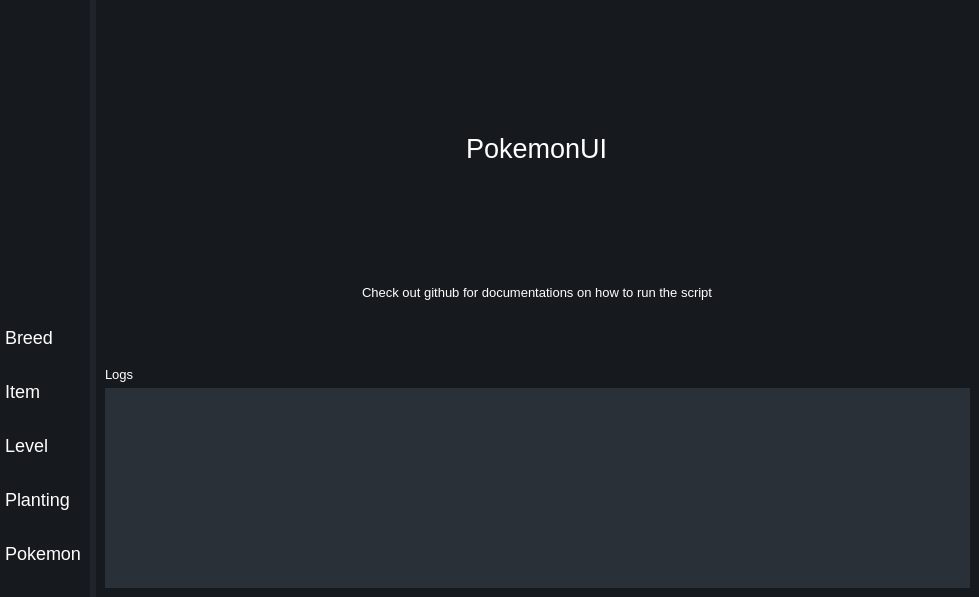
<?xml version="1.0" encoding="UTF-8"?>
<ui version="4.0">
 <class>MainWindow</class>
 <widget class="QMainWindow" name="MainWindow">
  <property name="geometry">
   <rect>
    <x>0</x>
    <y>0</y>
    <width>979</width>
    <height>597</height>
   </rect>
  </property>
  <property name="windowTitle">
   <string>MainWindow</string>
  </property>
  <property name="styleSheet">
   <string notr="true">*{
	border: none;
	background-color: transparent;
	background: none;
	padding: 0;
	margin: 0;
	color: #fff;
}
#centralwidget{
	background-color: #1f232a;
}
#featurecontainer{
	background-color: #16191d;
}
#MainContainer{
	background-color: #16191d;
}</string>
  </property>
  <widget class="QWidget" name="centralwidget">
   <layout class="QHBoxLayout" name="horizontalLayout">
    <property name="leftMargin">
     <number>0</number>
    </property>
    <property name="topMargin">
     <number>0</number>
    </property>
    <property name="rightMargin">
     <number>0</number>
    </property>
    <property name="bottomMargin">
     <number>0</number>
    </property>
    <item alignment="Qt::AlignLeft">
     <widget class="QWidget" name="featurecontainer" native="true">
      <layout class="QVBoxLayout" name="verticalLayout">
       <property name="spacing">
        <number>0</number>
       </property>
       <property name="leftMargin">
        <number>0</number>
       </property>
       <property name="topMargin">
        <number>0</number>
       </property>
       <property name="rightMargin">
        <number>0</number>
       </property>
       <property name="bottomMargin">
        <number>0</number>
       </property>
       <item alignment="Qt::AlignTop">
        <widget class="QWidget" name="configsubcontainer" native="true">
         <property name="styleSheet">
          <string notr="true">QPushButton{
	padding: 2px, 5px;
}</string>
         </property>
         <layout class="QVBoxLayout" name="verticalLayout_4">
          <item>
           <widget class="QPushButton" name="homeBtn">
            <property name="text">
             <string/>
            </property>
            <property name="icon">
             <iconset resource="resources.qrc">
              <normaloff>:/feather/feather/home.svg</normaloff>:/feather/feather/home.svg</iconset>
            </property>
            <property name="iconSize">
             <size>
              <width>30</width>
              <height>30</height>
             </size>
            </property>
           </widget>
          </item>
          <item>
           <widget class="QPushButton" name="settingsBtn">
            <property name="text">
             <string/>
            </property>
            <property name="icon">
             <iconset resource="resources.qrc">
              <normaloff>:/feather/feather/settings.svg</normaloff>:/feather/feather/settings.svg</iconset>
            </property>
            <property name="iconSize">
             <size>
              <width>30</width>
              <height>30</height>
             </size>
            </property>
           </widget>
          </item>
         </layout>
        </widget>
       </item>
       <item>
        <widget class="QWidget" name="scriptscontainer" native="true">
         <property name="styleSheet">
          <string notr="true">QPushButton{
	text-align: left;
	font-size: 18px;
	padding: 2px, 5px;
}</string>
         </property>
         <layout class="QVBoxLayout" name="verticalLayout_3">
          <property name="spacing">
           <number>0</number>
          </property>
          <property name="leftMargin">
           <number>5</number>
          </property>
          <property name="topMargin">
           <number>0</number>
          </property>
          <property name="bottomMargin">
           <number>0</number>
          </property>
          <item>
           <widget class="QPushButton" name="breedBtn">
            <property name="text">
             <string>Breed</string>
            </property>
           </widget>
          </item>
          <item>
           <widget class="QPushButton" name="itemtn">
            <property name="text">
             <string>Item</string>
            </property>
           </widget>
          </item>
          <item>
           <widget class="QPushButton" name="levelBtn">
            <property name="text">
             <string>Level</string>
            </property>
           </widget>
          </item>
          <item>
           <widget class="QPushButton" name="plantingBtn">
            <property name="text">
             <string>Planting</string>
            </property>
           </widget>
          </item>
          <item>
           <widget class="QPushButton" name="pokemonBtn">
            <property name="text">
             <string>Pokemon</string>
            </property>
           </widget>
          </item>
         </layout>
        </widget>
       </item>
      </layout>
     </widget>
    </item>
    <item>
     <widget class="QWidget" name="MainContainer" native="true">
      <property name="sizePolicy">
       <sizepolicy hsizetype="Expanding" vsizetype="Expanding">
        <horstretch>0</horstretch>
        <verstretch>0</verstretch>
       </sizepolicy>
      </property>
      <layout class="QVBoxLayout" name="verticalLayout_2">
       <property name="spacing">
        <number>0</number>
       </property>
       <property name="leftMargin">
        <number>0</number>
       </property>
       <property name="topMargin">
        <number>0</number>
       </property>
       <property name="rightMargin">
        <number>0</number>
       </property>
       <property name="bottomMargin">
        <number>0</number>
       </property>
       <item>
        <widget class="QWidget" name="MainsubContainer" native="true">
         <property name="sizePolicy">
          <sizepolicy hsizetype="Preferred" vsizetype="Preferred">
           <horstretch>0</horstretch>
           <verstretch>3</verstretch>
          </sizepolicy>
         </property>
         <layout class="QHBoxLayout" name="horizontalLayout_2">
          <item>
           <widget class="QWidget" name="homecontainer" native="true">
            <layout class="QVBoxLayout" name="verticalLayout_6">
             <item alignment="Qt::AlignHCenter">
              <widget class="QWidget" name="titlecontainer" native="true">
               <property name="sizePolicy">
                <sizepolicy hsizetype="Preferred" vsizetype="Preferred">
                 <horstretch>0</horstretch>
                 <verstretch>3</verstretch>
                </sizepolicy>
               </property>
               <layout class="QVBoxLayout" name="verticalLayout_7">
                <item>
                 <widget class="QLabel" name="titlehome">
                  <property name="sizePolicy">
                   <sizepolicy hsizetype="Preferred" vsizetype="Preferred">
                    <horstretch>0</horstretch>
                    <verstretch>0</verstretch>
                   </sizepolicy>
                  </property>
                  <property name="font">
                   <font>
                    <pointsize>20</pointsize>
                   </font>
                  </property>
                  <property name="text">
                   <string>PokemonUI</string>
                  </property>
                 </widget>
                </item>
               </layout>
              </widget>
             </item>
             <item alignment="Qt::AlignHCenter">
              <widget class="QLabel" name="descriptionlabel">
               <property name="font">
                <font>
                 <pointsize>10</pointsize>
                </font>
               </property>
               <property name="text">
                <string>Check out github for documentations on how to run the script</string>
               </property>
              </widget>
             </item>
             <item>
              <spacer name="verticalSpacer">
               <property name="orientation">
                <enum>Qt::Vertical</enum>
               </property>
               <property name="sizeHint" stdset="0">
                <size>
                 <width>20</width>
                 <height>40</height>
                </size>
               </property>
              </spacer>
             </item>
            </layout>
           </widget>
          </item>
         </layout>
        </widget>
       </item>
       <item>
        <widget class="QWidget" name="LogSubContainer" native="true">
         <property name="sizePolicy">
          <sizepolicy hsizetype="Preferred" vsizetype="Preferred">
           <horstretch>0</horstretch>
           <verstretch>2</verstretch>
          </sizepolicy>
         </property>
         <layout class="QVBoxLayout" name="verticalLayout_5">
          <item alignment="Qt::AlignTop">
           <widget class="QLabel" name="logtitle">
            <property name="font">
             <font>
              <pointsize>10</pointsize>
             </font>
            </property>
            <property name="text">
             <string>Logs</string>
            </property>
           </widget>
          </item>
          <item>
           <widget class="QScrollArea" name="scrollLog">
            <property name="enabled">
             <bool>true</bool>
            </property>
            <property name="sizePolicy">
             <sizepolicy hsizetype="Preferred" vsizetype="Expanding">
              <horstretch>0</horstretch>
              <verstretch>0</verstretch>
             </sizepolicy>
            </property>
            <property name="styleSheet">
             <string notr="true">background-color: #2a3038;</string>
            </property>
            <property name="widgetResizable">
             <bool>true</bool>
            </property>
            <widget class="QWidget" name="scrollAreaWidgetContents">
             <property name="geometry">
              <rect>
               <x>0</x>
               <y>0</y>
               <width>861</width>
               <height>189</height>
              </rect>
             </property>
             <property name="styleSheet">
              <string notr="true"/>
             </property>
            </widget>
           </widget>
          </item>
         </layout>
        </widget>
       </item>
      </layout>
     </widget>
    </item>
   </layout>
  </widget>
 </widget>
 <resources>
  <include location="resources.qrc"/>
 </resources>
 <connections/>
</ui>
